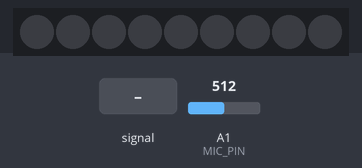
Simulated run of this sketch. Board: ATtiny85, built with avr-gcc and run on an emulated ATtiny85. On the bench: 9 RGB LEDs in strip order, left to right. The test bench sets the inputs (shaded band); at power-on: A1 (MIC_PIN) = 512. Dim RGB values are drawn brighter than linear.

Above: at 1.2 s.
1.3 s: A1 (MIC_PIN) fed a 200 Hz sine of ±255 counts around its level
At 1.45 s:
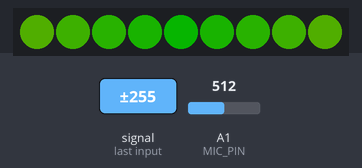
3.7 s: A1 (MIC_PIN) fed a 50 Hz sine of ±306 counts around its level
At 4.16 s:
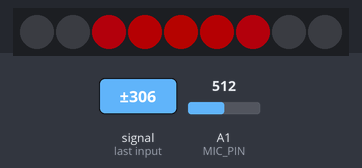
6.1 s: A1 (MIC_PIN) fed a 200 Hz sine of ±81 counts around its level
At 6.27 s:
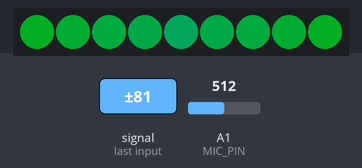
9.1 s: A1 (MIC_PIN) fed a 1000 Hz sine of ±255 counts around its level
At 9.28 s:
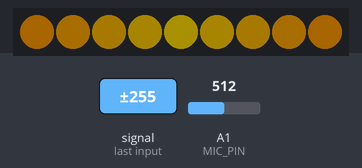
12.1 s: A1 (MIC_PIN) fed a 50 Hz sine of ±306 counts around its level
At 13.5 s:
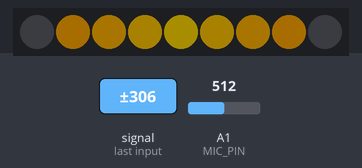
15.1 s: A1 (MIC_PIN) fed a 200 Hz sine of ±81 counts around its level
At 15.61 s:
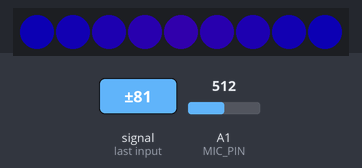

The sketch:

VULamp.ino
```cpp
#include <FastLED.h>

// Config
#define DATA_PIN 1
#define MIC_PIN A1
#define NUM_LEDS 9
#define NUM_READS 10
#define SENSITIVITY 3
#define BRIGHTNESS 127
CRGB leds[NUM_LEDS];

void setup() {
  // Unused pin (save power)
  pinMode(0, INPUT_PULLUP);
  // Setup led strip
  FastLED.addLeds<NEOPIXEL, DATA_PIN>(leds, NUM_LEDS);
}

void loop() {
  static uint8_t hue = 0;
  static uint32_t lastTick = 0;

  // Sample mic
  uint16_t max = 0;
  uint16_t min = 1023;
  uint16_t sample;
  for (uint8_t i = 0; i < NUM_READS; i++) {
    sample = analogRead(MIC_PIN);
    max = max(sample, max);
    min = min(sample, min);
  }
  uint16_t amplitude = (max - min) / SENSITIVITY;

  // Output amplitude
  CRGB color = CHSV(hue + 16, 255, BRIGHTNESS);
  leds[4] = amplitude > 1 ? color : CRGB::Black;

  color = CHSV(hue + 12, 255, BRIGHTNESS);
  leds[3] = amplitude > 2 ? color : CRGB::Black;
  leds[5] = amplitude > 2 ? color : CRGB::Black;

  color = CHSV(hue + 8, 255, BRIGHTNESS);
  leds[2] = amplitude > 3 ? color : CRGB::Black;
  leds[6] = amplitude > 3 ? color : CRGB::Black;

  color = CHSV(hue + 4, 255, BRIGHTNESS);
  leds[1] = amplitude > 5 ? color : CRGB::Black;
  leds[7] = amplitude > 5 ? color : CRGB::Black;

  color = CHSV(hue, 255, BRIGHTNESS);
  leds[0] = amplitude > 8 ? color : CRGB::Black;
  leds[8] = amplitude > 8 ? color : CRGB::Black;

  FastLED.show();

  // Cycle through the whole color wheel
  uint32_t now = millis();
  if (now - lastTick >= 16) {
    lastTick = now;
    hue++;
  }
}
```

Measured:
- after the input at 1.3 s, the LEDs: change at once (image 1)
- after the input at 3.7 s, the LEDs: first differ from a run without the input after 0.32 s (image 2)
- after the input at 6.1 s, the LEDs: change at once (image 3)
- after the input at 9.1 s, the LEDs: change at once (image 4)
